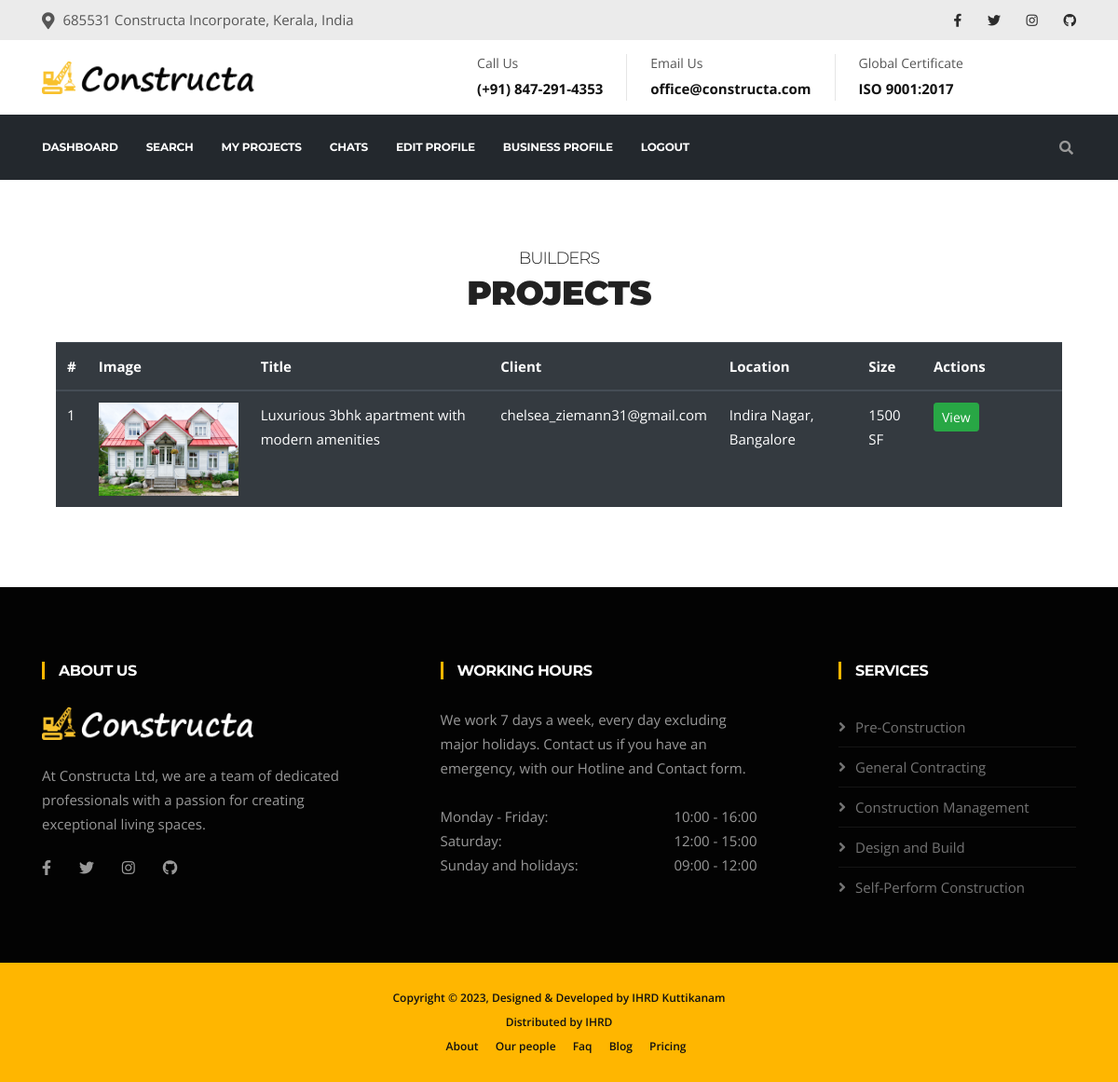
/projects/projects-list (signed in), run on the app's committed database.
### projects/models.py (models this page shows, shortened)
class projects(models.Model):
    unique_id = models.AutoField(primary_key=True, blank=False)
    msg_index = models.ForeignKey(messages_index, null=False, on_delete=models.CASCADE)
    user = models.ForeignKey(user_registration, on_delete=models.CASCADE, default=0, related_name='user_projects')
    title = models.CharField(max_length=255, null=True, blank=False)
    description = models.CharField(max_length=500, null=True, blank=False)
    client = models.ForeignKey(user_registration, on_delete=models.CASCADE, default=0, related_name='client_projects')
    location = models.CharField(max_length=150, null=True, blank=False)
    size = models.IntegerField(default=0, blank=False)
    start_date = models.CharField(default=0, max_length=10, blank=False)
    end_date = models.CharField(default=0, max_length=10, blank=False)
    categories_choices = [
        ('residential', 'Residential'),
        ('commercial', 'Commercial'),
        ('education', 'Education'),
        ('government', 'Government'),
        ('infrastructure', 'Infrastructure'),
        ('healthcare', 'Healthcare'),
        ]
    categories = models.CharField(max_length=15, choices=categories_choices, default="residential")
    status_choices = [
        ('started', 'Pending'),
        ('ongoing', 'Active'),
        ('completed', 'Completed'),
    ]
    project_status = models.CharField(max_length=15, choices=status_choices, default="started")
    tags = models.CharField(max_length=500, null=True, blank=True)
    publish = models.BooleanField(default=False)
    date_added = models.DateTimeField(auto_now_add=True)
    date_updated = models.DateTimeField(auto_now=True)

class user_registration(models.Model):
    choices = [
        ('contractors', 'Contractors'),
        ('builders', 'Builders'),
        ('civil_engineers', 'Civil Engineers'),
        ('clients', 'Clients'),
        ('architects', 'Architects'),
    ]
    unique_id=models.AutoField(primary_key=True, blank=False)
    user_type = models.CharField(max_length=20, choices=choices)
    first_name = models.CharField(max_length=100, null=True, blank=False)
    last_name = models.CharField(max_length=100, null=True, blank=False)
    email_address = models.CharField(max_length=255, null=True, blank=False)
    password = models.CharField(max_length=500, null=True, blank=False)
    mobile_number = models.CharField(max_length=15, null=True, blank=False)
    profile_photo = models.ImageField(upload_to='clients/', null=True, blank=True)
    address_line_1 = models.CharField(max_length=500, null=True, blank=False)
    address_line_2 = models.CharField(max_length=500, null=True, blank=False)
    district = models.CharField(max_length=100, null=True, blank=False)
    state = models.CharField(max_length=10,null=True, blank=False)
    pin_code = models.CharField(max_length=8, null=True, blank=False)
    business_banner_photo = models.ImageField(upload_to='builders/', blank=True)
    business_title = models.CharField(max_length=255, null=True, blank=True)
    business_description = models.CharField(max_length=500, null=True, blank=True)
    business_email_address = models.CharField(max_length=255, null=True, blank=True)
    business_mobile_number = models.CharField(max_length=10, null=True, blank=True)
    business_address_line_1 = models.CharField(max_length=200, null=True, blank=True)
    business_address_line_2 = models.CharField(max_length=200, null=True, blank=True)
    business_district = models.CharField(max_length=100, null=True, blank=True)
    business_state = models.CharField(max_length=40,null=True, blank=True)
    business_pin_code = models.CharField(max_length=6, null=True, blank=True)
    business_solution = models.CharField(max_length=500, null=True, blank=True)
    status_choices = [
        ('pending', 'Pending'),
        ('active', 'Active'),
    ]
    business_profile_status = models.CharField(max_length=15, choices=status_choices, default="pending")
    status = models.CharField(max_length=15, choices=status_choices, default="active")
    date_added = models.DateTimeField(default=now, editable=False)
    def __str__(self):
        return str(self.email_address)

### projects/views.py (the view)
# urls.py: path('projects-list', views.projects_list, name='projects_list'),
def projects_list(request):
    userdata = projects.objects.filter(user_id=request.session['user_id']).all()
    context = { 'userdata': userdata }
    return render(request, 'projects/projects-list.html', context)

### templates/projects/projects-list.html (shortened to what this page needs)
{% extends 'layout.html' %}
{% load static %}
{% block css %}
<link href="{% static 'plugins/datatables/datatables.min.css' %}" rel="stylesheet"/>
{% endblock %}
{% block content %}
<section id="main-container" class="main-container">
  <div class="container">
    <div class="row text-center">
      <div class="col-12">
        <h2 class="section-title">{{ request.session.user_type }}</h2>
        <h3 class="section-sub-title">Projects</h3>
      </div>
    </div>
    <div class="row">
      <div class="col-md-12">
        <div class="ui container">
          {% if userdata %}
            <table class="table table-dark" id="example">
              <thead>
                <tr>
                  <th scope="col">#</th>
                  <th>Image</th>
                  <th scope="col">Title</th>
                  <th scope="col">Client</th>
                  <th scope="col">Location</th>
                  <th scope="col">Size</th>
                  <th scope="col">Actions</th>
                </tr>
              </thead>
              <tbody>
                  {% for row in userdata %}
                      <tr>
                          <td scope="row">{{ forloop.counter }}</td>
                          <td>
                            {% if row.projects_images_conn.exists %}
                            {% with image=row.projects_images_conn.first.image %}
                            <img src="{{ image.url }}" width="150" height="100" />
                            {% endwith %}
                            {% else %}
                            <img src="{% static 'images/placeholder-banner.png' %}" width="150" height="100" />
                            {% endif %}
                          </td>
                          <td>{{ row.title|lower|capfirst }}</td>
                          <td>{{ row.client }}</td>
                          <td>{{ row.location }}</td>
                          <td>{{ row.size }} SF</td>
                          <td style="width: 150px;">
                            <a href="{% url 'projects:projects_single' project_id=row.unique_id %}" role="button" class="btn btn-sm btn-success" >View</a>
                          </td>
                      </tr>
                  {% endfor %}
              </tbody>
            </table>
            {% else %}
            <p><b>No Projects found.</b></p>
            {% endif %}
          </div>
      </div>
    </div>
  </div>
</section>
{% endblock %}

### static/css/style.css (style rules this page uses)
body { background: #fff; color: #555; }
body, p { font-family: "Open Sans", sans-serif; text-rendering: optimizeLegibility; -webkit-font-smoothing: antialiased !important; line-height: 26px; font-size: 15px; }
h1, h2, h3, h4, h5, h6 { color: #212121; font-weight: 700; font-family: 'Montserrat', sans-serif; text-rendering: optimizeLegibility; -webkit-font-smoothing: antialiased !important; }
h2 { font-size: 28px; line-height: 36px; text-transform: uppercase; letter-spacing: -1px; }
h3 { font-size: 24px; margin-bottom: 20px; text-transform: uppercase; letter-spacing: -.5px; }
html { overflow-x: hidden !important; width: 100%; height: 100%; position: relative; -webkit-font-smoothing: antialiased; text-rendering: optimizeLegibility; }
body { border: 0; margin: 0; padding: 0; }
a:link, a:visited { text-decoration: none; }
a { color: inherit; transition: .2s ease; }
section, .section-padding { padding: 70px 0; position: relative; }
.section-title { font-size: 18px; line-height: 28px; margin: 0; text-transform: uppercase; font-weight: 300; }
.section-sub-title { font-weight: 900; font-size: 36px; line-height: 46px; margin: 0 0 30px; color: #212121; }

### data on the page
projects: title "Luxurious 3bhk apartment with modern amenities", client "chelsea_ziemann31@gmail.com", location "Indira Nagar, Bangalore", size "1500"

### other printed values
{{ request.session.user_type }} "BUILDERS"
